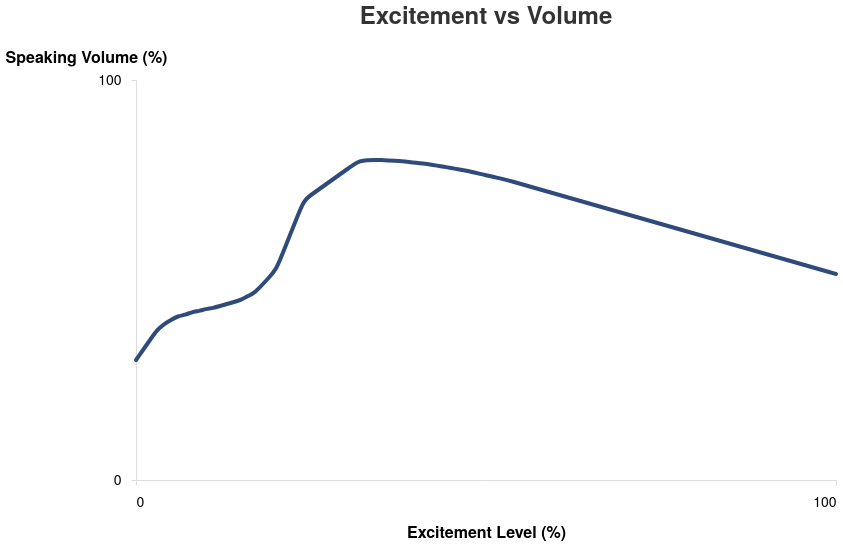

Describe this chart as a Vega-Lite specification.
### Vega-Lite specification from a JSON file in a GitHub repository (floating-point values rounded to 4 significant figures)
{"$schema": "https://vega.github.io/schema/vega-lite/v5.json", "width": 700, "height": 400, "title": {"text": "Excitement vs Volume", "fontSize": 24, "font": "Helvetica Neue, sans-serif", "anchor": "middle", "color": "#333", "offset": 20}, "data": {"values": [{"excitement": 0, "volume": 30}, {"excitement": 1, "volume": 32.5}, {"excitement": 2, "volume": 35}, {"excitement": 3, "volume": 37.5}, {"excitement": 4, "volume": 39}, {"excitement": 5, "volume": 40}, {"excitement": 6, "volume": 41}, {"excitement": 7, "volume": 41.25}, {"excitement": 8, "volume": 42}, {"excitement": 9, "volume": 42.25}, {"excitement": 10, "volume": 42.75}, {"excitement": 11, "volume": 43}, {"excitement": 12, "volume": 43.5}, {"excitement": 13, "volume": 44}, {"excitement": 14, "volume": 44.5}, {"excitement": 15, "volume": 45}, {"excitement": 16, "volume": 46}, {"excitement": 17, "volume": 46.88}, {"excitement": 18, "volume": 48.75}, {"excitement": 19, "volume": 50.62}, {"excitement": 20, "volume": 52.5}, {"excitement": 21, "volume": 56.88}, {"excitement": 22, "volume": 61.25}, {"excitement": 23, "volume": 65.62}, {"excitement": 24, "volume": 70}, {"excitement": 25, "volume": 71.25}, {"excitement": 26, "volume": 72.5}, {"excitement": 27, "volume": 73.75}, {"excitement": 28, "volume": 75}, {"excitement": 29, "volume": 76.25}, {"excitement": 30, "volume": 77.5}, {"excitement": 31, "volume": 78.75}, {"excitement": 32, "volume": 79.8}, {"excitement": 33, "volume": 80.0}, {"excitement": 34, "volume": 80.0}, {"excitement": 35, "volume": 80.0}, {"excitement": 36, "volume": 79.9}, {"excitement": 37, "volume": 79.8}, {"excitement": 38, "volume": 79.7}, {"excitement": 39, "volume": 79.5}, {"excitement": 40, "volume": 79.3}, {"excitement": 41, "volume": 79.1}, {"excitement": 42, "volume": 78.9}, {"excitement": 43, "volume": 78.6}, {"excitement": 44, "volume": 78.3}, {"excitement": 45, "volume": 78.0}, {"excitement": 46, "volume": 77.7}, {"excitement": 47, "volume": 77.4}, {"excitement": 48, "volume": 77.0}, {"excitement": 49, "volume": 76.6}, {"excitement": 50, "volume": 76.2}, {"excitement": 51, "volume": 75.8}, {"excitement": 52, "volume": 75.4}, {"excitement": 53, "volume": 75.0}, {"excitement": 54, "volume": 74.5}, {"excitement": 55, "volume": 74.0}, {"excitement": 56, "volume": 73.5}, {"excitement": 57, "volume": 73.0}, {"excitement": 58, "volume": 72.5}, {"excitement": 59, "volume": 72.0}, {"excitement": 60, "volume": 71.5}, {"excitement": 61, "volume": 71.0}, {"excitement": 62, "volume": 70.5}, {"excitement": 63, "volume": 70.0}, {"excitement": 64, "volume": 69.5}, {"excitement": 65, "volume": 69.0}, {"excitement": 66, "volume": 68.5}, {"excitement": 67, "volume": 68.0}, {"excitement": 68, "volume": 67.5}, {"excitement": 69, "volume": 67.0}, {"excitement": 70, "volume": 66.5}, {"excitement": 71, "volume": 66.0}, {"excitement": 72, "volume": 65.5}, {"excitement": 73, "volume": 65.0}, {"excitement": 74, "volume": 64.5}, {"excitement": 75, "volume": 64.0}, {"excitement": 76, "volume": 63.5}, {"excitement": 77, "volume": 63.0}, {"excitement": 78, "volume": 62.5}, {"excitement": 79, "volume": 62.0}, {"excitement": 80, "volume": 61.5}, {"excitement": 81, "volume": 61.0}, {"excitement": 82, "volume": 60.5}, {"excitement": 83, "volume": 60.0}, {"excitement": 84, "volume": 59.5}, {"excitement": 85, "volume": 59.0}, {"excitement": 86, "volume": 58.5}, {"excitement": 87, "volume": 58.0}, {"excitement": 88, "volume": 57.5}, {"excitement": 89, "volume": 57.0}, {"excitement": 90, "volume": 56.5}, {"excitement": 91, "volume": 56.0}, {"excitement": 92, "volume": 55.5}, {"excitement": 93, "volume": 55.0}, {"excitement": 94, "volume": 54.5}, {"excitement": 95, "volume": 54.0}, {"excitement": 96, "volume": 53.5}, {"excitement": 97, "volume": 53.0}, {"excitement": 98, "volume": 52.5}, {"excitement": 99, "volume": 52.0}, {"excitement": 100, "volume": 51.5}]}, "mark": {"type": "line", "interpolate": "basis", "strokeWidth": 4, "color": "#2f4b7c", "strokeCap": "round", "strokeJoin": "round"}, "encoding": {"x": {"field": "excitement", "type": "quantitative", "title": "Excitement Level (%)", "axis": {"grid": false, "labelFont": "Helvetica Neue, sans-serif", "titleFont": "Helvetica Neue, sans-serif", "labelFontSize": 14, "titleFontSize": 16, "titlePadding": 15, "labelPadding": 10, "values": [0, 100]}, "scale": {"domain": [0, 100]}}, "y": {"field": "volume", "type": "quantitative", "title": "Speaking Volume (%)", "axis": {"grid": false, "labelFont": "Helvetica Neue, sans-serif", "titleFont": "Helvetica Neue, sans-serif", "labelFontSize": 14, "titleFontSize": 16, "titlePadding": 15, "labelPadding": 10, "orient": "left", "titleAngle": 0, "titleX": -50, "titleY": -15, "values": [0, 100]}, "scale": {"domain": [0, 100]}}}, "config": {"view": {"stroke": null, "padding": 20}, "axis": {"domainColor": "#ddd", "tickColor": "#ddd"}}}
